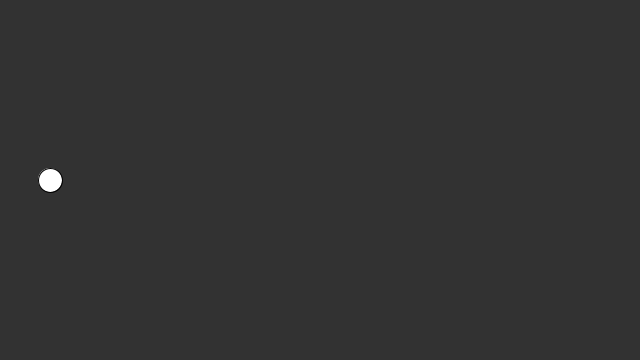
Frame 1 (no input)
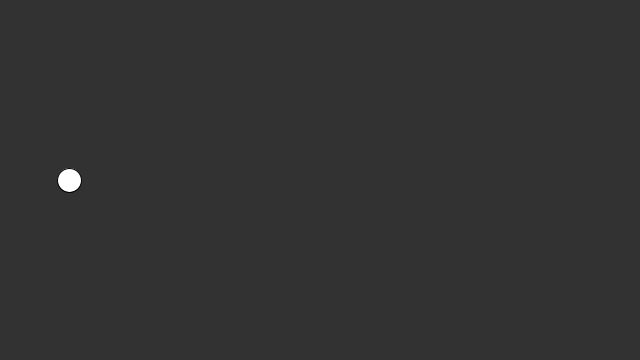
Frame 60 (the mouse pressed at the canvas centre just before this capture)
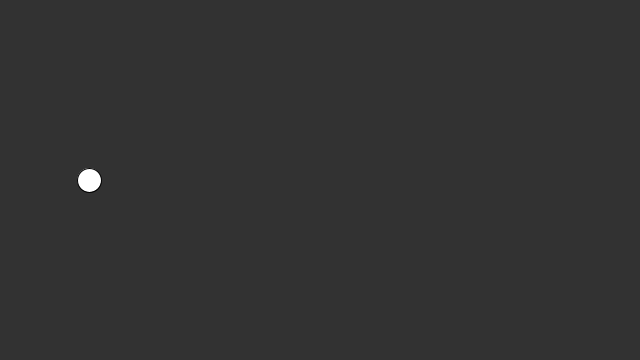
Frame 120 (the mouse held since frame 60 and released just before this capture)

The Processing sketch that drew these frames (run headless with seeded random() and noise(); from frame 60 on, the mouse is pressed at the canvas centre):

// Processing sketch: sketch_4_1_Incremental_Variables
// ── sketch_4_1_Incremental_Variables.pde
float circleX;
//int circleX=50;

void setup() {
  size(640, 360);
  circleX=50;
}

void draw() {
  background(50);

  fill(255);
  ellipse(circleX, 180, 24, 24); //draw circle's x position according to the circleX value.
  //CREATING very slow ANIMATION
  circleX=circleX+0.33; //the x position is going to advance by 1 pixels every three draws.
  //circleX=circleX+0.25; //the x position is going to advance by 1 pixels every four draws.
  //circleX=circleX+0.1; //the x position is going to advance by 1 pixels every ten draws.

}
